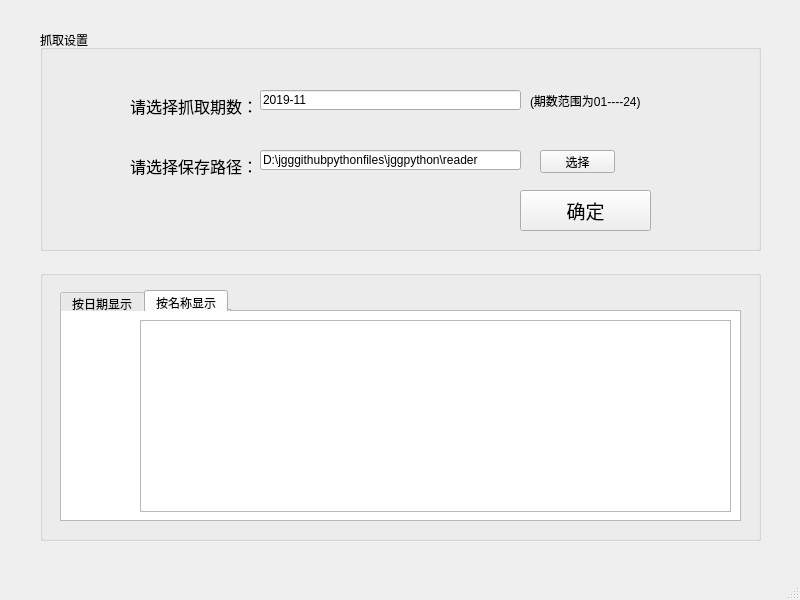
<?xml version="1.0" encoding="UTF-8"?>
<ui version="4.0">
 <class>MainWindow</class>
 <widget class="QMainWindow" name="MainWindow">
  <property name="geometry">
   <rect>
    <x>0</x>
    <y>0</y>
    <width>800</width>
    <height>600</height>
   </rect>
  </property>
  <property name="windowTitle">
   <string>MainWindow</string>
  </property>
  <widget class="QWidget" name="centralwidget">
   <widget class="QGroupBox" name="groupBox">
    <property name="geometry">
     <rect>
      <x>40</x>
      <y>30</y>
      <width>721</width>
      <height>221</height>
     </rect>
    </property>
    <property name="title">
     <string>抓取设置</string>
    </property>
    <widget class="QLabel" name="label">
     <property name="geometry">
      <rect>
       <x>90</x>
       <y>65</y>
       <width>141</width>
       <height>21</height>
      </rect>
     </property>
     <property name="font">
      <font>
       <family>Adobe Devanagari</family>
       <pointsize>12</pointsize>
      </font>
     </property>
     <property name="text">
      <string>请选择抓取期数：</string>
     </property>
    </widget>
    <widget class="QLabel" name="label_2">
     <property name="geometry">
      <rect>
       <x>90</x>
       <y>120</y>
       <width>121</width>
       <height>31</height>
      </rect>
     </property>
     <property name="font">
      <font>
       <family>Adobe Devanagari</family>
       <pointsize>12</pointsize>
      </font>
     </property>
     <property name="text">
      <string>请选择保存路径：</string>
     </property>
    </widget>
    <widget class="QLabel" name="label_3">
     <property name="geometry">
      <rect>
       <x>490</x>
       <y>60</y>
       <width>151</width>
       <height>21</height>
      </rect>
     </property>
     <property name="text">
      <string>(期数范围为01----24)</string>
     </property>
    </widget>
    <widget class="QLineEdit" name="lineEdit">
     <property name="geometry">
      <rect>
       <x>220</x>
       <y>120</y>
       <width>261</width>
       <height>20</height>
      </rect>
     </property>
     <property name="text">
      <string>D:\jgggithubpythonfiles\jggpython\reader</string>
     </property>
    </widget>
    <widget class="QLineEdit" name="lineEdit_2">
     <property name="geometry">
      <rect>
       <x>220</x>
       <y>60</y>
       <width>261</width>
       <height>20</height>
      </rect>
     </property>
     <property name="text">
      <string>2019-11</string>
     </property>
    </widget>
    <widget class="QPushButton" name="pushButton">
     <property name="geometry">
      <rect>
       <x>480</x>
       <y>160</y>
       <width>131</width>
       <height>41</height>
      </rect>
     </property>
     <property name="font">
      <font>
       <family>Adobe Devanagari</family>
       <pointsize>14</pointsize>
      </font>
     </property>
     <property name="text">
      <string>确定</string>
     </property>
    </widget>
    <widget class="QPushButton" name="pushButton_2">
     <property name="geometry">
      <rect>
       <x>500</x>
       <y>120</y>
       <width>75</width>
       <height>23</height>
      </rect>
     </property>
     <property name="text">
      <string>选择</string>
     </property>
    </widget>
   </widget>
   <widget class="QGroupBox" name="groupBox_2">
    <property name="geometry">
     <rect>
      <x>40</x>
      <y>270</y>
      <width>721</width>
      <height>271</height>
     </rect>
    </property>
    <property name="title">
     <string/>
    </property>
    <widget class="QTableWidget" name="tableWidget">
     <property name="geometry">
      <rect>
       <x>20</x>
       <y>40</y>
       <width>681</width>
       <height>211</height>
      </rect>
     </property>
    </widget>
    <widget class="QTabWidget" name="tabWidget">
     <property name="geometry">
      <rect>
       <x>20</x>
       <y>20</y>
       <width>171</width>
       <height>21</height>
      </rect>
     </property>
     <property name="currentIndex">
      <number>1</number>
     </property>
     <widget class="QWidget" name="tab">
      <attribute name="title">
       <string>按日期显示</string>
      </attribute>
     </widget>
     <widget class="QWidget" name="tab_2">
      <attribute name="title">
       <string>按名称显示</string>
      </attribute>
     </widget>
    </widget>
    <widget class="QListWidget" name="listWidget">
     <property name="geometry">
      <rect>
       <x>100</x>
       <y>50</y>
       <width>591</width>
       <height>192</height>
      </rect>
     </property>
    </widget>
   </widget>
  </widget>
  <widget class="QMenuBar" name="menubar">
   <property name="geometry">
    <rect>
     <x>0</x>
     <y>0</y>
     <width>800</width>
     <height>23</height>
    </rect>
   </property>
  </widget>
  <widget class="QStatusBar" name="statusbar"/>
 </widget>
 <resources/>
 <connections/>
</ui>
